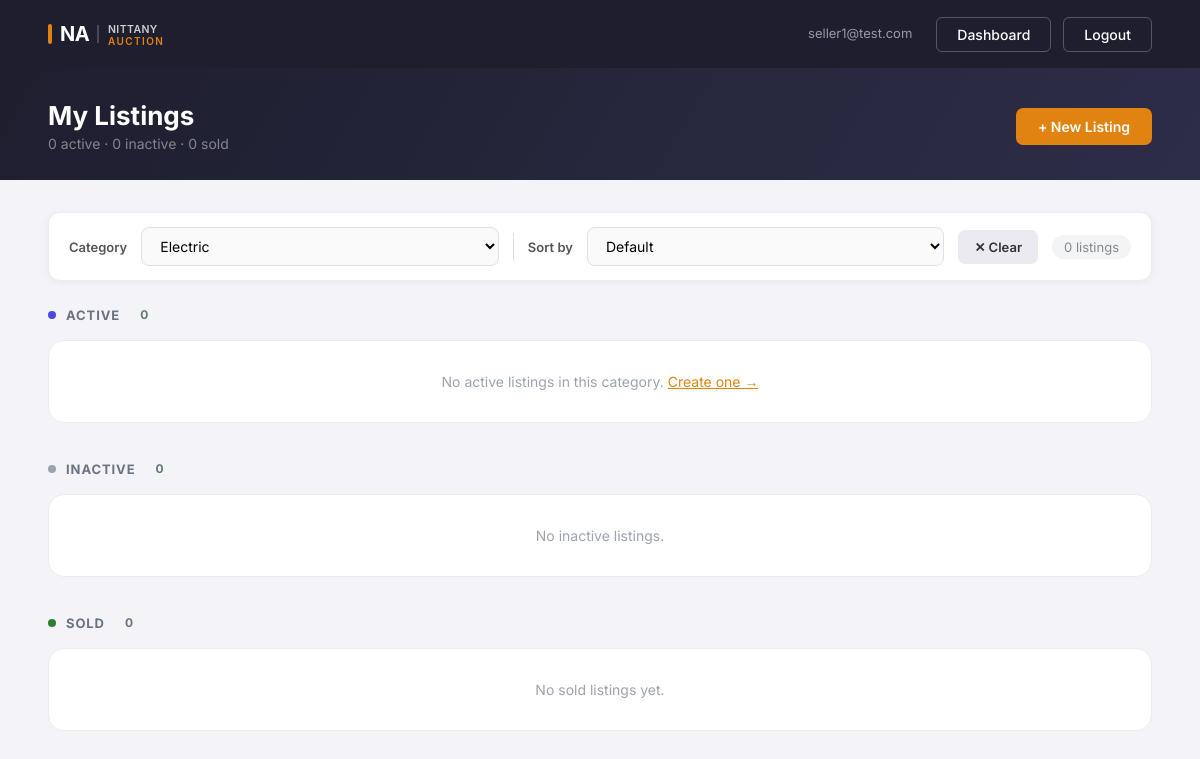
/seller/listings?category_id=31 (signed in), run on an earlier commit of the app's database.
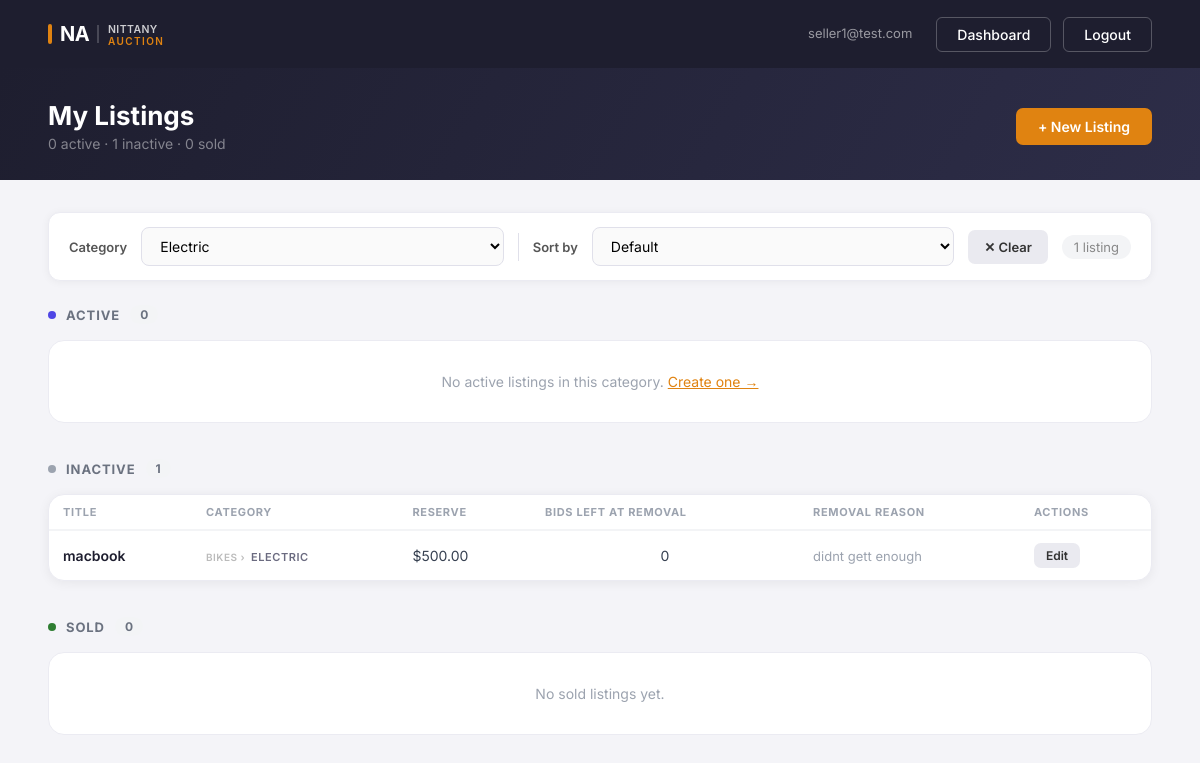
And on a later commit of the database.
### tables this page shows
CREATE TABLE listings (
            listing_id        INTEGER PRIMARY KEY AUTOINCREMENT,
            seller_email      TEXT NOT NULL,
            title             TEXT NOT NULL,
            description       TEXT,
            condition         TEXT,
            category_id       INTEGER,
            reserve_price     REAL NOT NULL,
            auction_stop_time DATETIME NOT NULL,
            status            TEXT DEFAULT 'active',
            removal_reason    TEXT,
            max_bids          INTEGER DEFAULT 0,
            created_at        DATETIME DEFAULT CURRENT_TIMESTAMP
        , promoted INTEGER DEFAULT 0, promoted_at DATETIME, promotion_fee REAL, remaining_bids_at_removal INTEGER);

CREATE TABLE categories (
    category_id   INTEGER PRIMARY KEY AUTOINCREMENT,
    category_name TEXT NOT NULL
, parent_category TEXT);

### app.py (the view)
@app.route("/seller/listings")
def seller_listings():
    guard = role_required("seller")
    if guard:
        return guard
    category_id     = request.args.get("category_id", type=int)
    parent_category = request.args.get("parent_category", "").strip()
    sort            = request.args.get("sort", "").strip()
    sort_options = {
        "time_asc":   "l.auction_stop_time ASC",
        "time_desc":  "l.auction_stop_time DESC",
        "price_asc":  "l.reserve_price ASC",
        "price_desc": "l.reserve_price DESC",
        "bids_desc":  "bid_count DESC",
        "bids_asc":   "bid_count ASC",
    }
    order_sql = "ORDER BY l.promoted DESC, " + sort_options.get(sort, "l.auction_stop_time ASC")
    with sqlite3.connect("nittanyauction.db") as conn:
        conn.row_factory = sqlite3.Row
        all_cats = conn.execute(
            "SELECT * FROM categories ORDER BY parent_category, category_name"
        ).fetchall()
        grouped_categories = {}
        for cat in all_cats:
            p = cat["parent_category"] or "Other"
            grouped_categories.setdefault(p, []).append(dict(cat))
        base = """
            SELECT l.*,
                   c.category_name AS category,
                   c.parent_category,
                   (SELECT COUNT(*) FROM bids WHERE listing_id = l.listing_id) AS bid_count
            FROM listings l
            LEFT JOIN categories c ON l.category_id = c.category_id
            WHERE l.seller_email = ?
        """
        params = [session["email"]]
        if category_id:
            base += " AND l.category_id = ?"
            params.append(category_id)
        elif parent_category:
            base += " AND c.parent_category = ?"
            params.append(parent_category)
        all_rows = conn.execute(base + " " + order_sql, params).fetchall()
    active   = [r for r in all_rows if r["status"] == "active"]
    inactive = [r for r in all_rows if r["status"] == "inactive"]
    sold     = [r for r in all_rows if r["status"] == "sold"]
    return render_template("seller_listings.html",
                           active=active,
                           inactive=inactive,
                           sold=sold,
                           email=session["email"],
                           sort=sort,
                           grouped_categories=grouped_categories,
                           selected_category=category_id,
                           selected_parent=parent_category)

### app.py (called while the page is built)
def role_required(role):
    if session.get("role") != role:
        flash(f"Please log in as {role} to access that page.", "error")
        return redirect("/login")
    return None

### templates/seller_listings.html (shortened to what the changed rows need)
<!DOCTYPE html>
<html>
<head>
    <link rel="stylesheet" href="{{ url_for('static', filename='style.css') }}">
</head>
<body>
    <nav class="first-navbar">
        <div class="nav-links">
            <span class="nav-user">{{ email }}</span>
            <a href="/seller">Dashboard</a>
            <a href="/logout">Logout</a>
        </div>
    </nav>
    <div class="page-banner">
        <div class="page-banner-inner">
            <div>
                <h2>My Listings</h2>
                <p>{{ active|length }} active · {{ inactive|length }} inactive · {{ sold|length }} sold</p>
            </div>
        </div>
    </div>
    <div class="content-wrap">
        <div class="browse-filter-bar">
            <label for="cat">Category</label>
            <select id="cat">
                {% for parent, subcats in grouped_categories.items() | sort %}
                <optgroup label="{{ parent }}">
                </optgroup>
                {% endfor %}
            </select>
            <label for="sort-sel">Sort by</label>
            <select id="sort-sel">
                <option value=""           {% if not sort %}selected{% endif %}>Default</option>
            </select>
            {% if selected_category or selected_parent or sort %}
            <a href="/seller/listings" class="btn-secondary" style="font-size:13px; padding:9px 16px; white-space:nowrap;">✕ Clear</a>
            {% endif %}
            <span class="result-count">
                {{ (active|length) + (inactive|length) + (sold|length) }} listing{{ 's' if (active|length + inactive|length + sold|length) != 1 }}
            </span>
        </div>
        <div class="sl-section">
            <div class="sl-section-head">
                <div class="sl-section-head-dot dot-inactive"></div>
                <h3>Inactive</h3>
                <span class="sl-section-count">{{ inactive|length }}</span>
            </div>
            {% if inactive %}
            <div class="sl-table-wrap">
                <table class="sl-table">
                    <thead>
                        <tr>
                            <th>Title</th>
                            <th>Category</th>
                            <th>Reserve</th>
                            <th>Bids Left at Removal</th>
                            <th>Removal Reason</th>
                            <th>Actions</th>
                        </tr>
                    </thead>
                    <tbody>
                        {% for listing in inactive %}
                        <tr>
                            <td style="font-weight:600; color:#1e1e2f;">{{ listing['title'] }}</td>
                            <td>
                                {% if listing['parent_category'] %}<span class="cat-parent" style="margin-right:2px;">{{ listing['parent_category'] }} ›</span>{% endif %}
                                <span class="cat-name">{{ listing['category'] or '—' }}</span>
                            </td>
                            <td>${{ "%.2f"|format(listing['reserve_price']) }}</td>
                            <td style="text-align:center; color:#374151;">
                                {% if listing['remaining_bids_at_removal'] is not none %}
                                    {{ listing['remaining_bids_at_removal'] }}
                                {% else %}—{% endif %}
                            </td>
                            <td style="color:#9ca3af; font-size:13px;">{{ listing['removal_reason'] or '—' }}</td>
                            <td>
                                <a href="/seller/listings/{{ listing['listing_id'] }}/edit" class="btn-secondary" style="font-size:12px; padding:5px 12px;">Edit</a>
                            </td>
                        </tr>
                        {% endfor %}
                    </tbody>
                </table>
            </div>
            {% else %}
            <div class="empty-card">No inactive listings.</div>
            {% endif %}
        </div>
    </div>
</body>
</html>

What changed in the data, as far as the page shows it:
added listings: seller_email "seller1@test.com", title "macbook", parent_category "BIKES", category_name "ELECTRIC", reserve_price "500.00", remaining_bids_at_removal "0", removal_reason "didnt gett enough"
Also different on the page:
{{ inactive|length }}: "0" → "1"
{{ (active|length) + (inactive|length) + (sold|length) }}: "0" → "1"
{{ email }}: "seller1@test.com" → (not shown)
{{ 's' if (active|length + inactive|length + sold|length) != 1 }}: "s" → (not shown)
text no longer shown: "No inactive listings."
text now shown: "TITLE CATEGORY RESERVE BIDS LEFT AT REMOVAL REMOVAL REASON ACTIONS"
